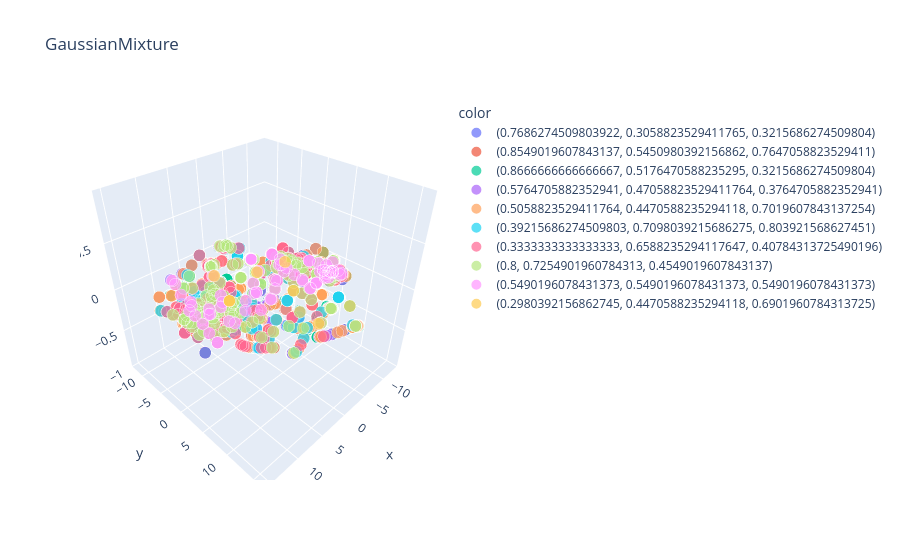

Notebook cell for this chart:
### Markdown cell above
GaussianMixture

{'covariance_type': 'tied', 'init_params': 'k-means++', 'n_components': 14} = 0.005  
{'covariance_type': 'tied', 'init_params': 'k-means++', 'n_components': 17} = 0.013  
{'covariance_type': 'tied', 'init_params': 'k-means++', 'n_components': 20} = 0.025  
{'covariance_type': 'tied', 'init_params': 'k-means++', 'n_components': 23} = 0.025  
{'covariance_type': 'tied', 'init_params': 'k-means++', 'n_components': 50} = 0.065  
{'covariance_type': 'tied', 'init_params': 'k-means++', 'n_components': 70} = 0.06

### Code cell
from sklearn.mixture import GaussianMixture

plot_clusters(X_scaled.toarray(), GaussianMixture, [], {'covariance_type': 'tied', 'init_params': 'k-means++', 'n_components': 50})

### Figure 1 — Plotly figure (JSON) as saved in the notebook; plotly's stock layout.template omitted (floating-point values rounded to 4 significant figures; data arrays with more than 128 entries replaced by an {"elided": "..."} marker saying what was removed)
{"data": [{"hovertemplate": "color=(0.7686274509803922, 0.3058823529411765, 0.3215686274509804)<br>x=%{x}<br>y=%{y}<br>z=%{z}<br>size=%{marker.size}<extra></extra>", "legendgroup": "(0.7686274509803922, 0.3058823529411765, 0.3215686274509804)", "marker": {"color": "#636efa", "size": {"elided": "2620 int values"}, "sizemode": "area", "sizeref": 0.005, "symbol": "circle"}, "mode": "markers", "name": "(0.7686274509803922, 0.3058823529411765, 0.3215686274509804)", "scene": "scene", "showlegend": true, "type": "scatter3d", "x": {"elided": "2620 float values"}, "y": {"elided": "2620 float values"}, "z": {"elided": "2620 float values"}}, {"hovertemplate": "color=(0.8549019607843137, 0.5450980392156862, 0.7647058823529411)<br>x=%{x}<br>y=%{y}<br>z=%{z}<br>size=%{marker.size}<extra></extra>", "legendgroup": "(0.8549019607843137, 0.5450980392156862, 0.7647058823529411)", "marker": {"color": "#EF553B", "size": {"elided": "8364 int values"}, "sizemode": "area", "sizeref": 0.005, "symbol": "circle"}, "mode": "markers", "name": "(0.8549019607843137, 0.5450980392156862, 0.7647058823529411)", "scene": "scene", "showlegend": true, "type": "scatter3d", "x": {"elided": "8364 float values"}, "y": {"elided": "8364 float values"}, "z": {"elided": "8364 float values"}}, {"hovertemplate": "color=(0.8666666666666667, 0.5176470588235295, 0.3215686274509804)<br>x=%{x}<br>y=%{y}<br>z=%{z}<br>size=%{marker.size}<extra></extra>", "legendgroup": "(0.8666666666666667, 0.5176470588235295, 0.3215686274509804)", "marker": {"color": "#00cc96", "size": {"elided": "6974 int values"}, "sizemode": "area", "sizeref": 0.005, "symbol": "circle"}, "mode": "markers", "name": "(0.8666666666666667, 0.5176470588235295, 0.3215686274509804)", "scene": "scene", "showlegend": true, "type": "scatter3d", "x": {"elided": "6974 float values"}, "y": {"elided": "6974 float values"}, "z": {"elided": "6974 float values"}}, {"hovertemplate": "color=(0.5764705882352941, 0.47058823529411764, 0.3764705882352941)<br>x=%{x}<br>y=%{y}<br>z=%{z}<br>size=%{marker.size}<extra></extra>", "legendgroup": "(0.5764705882352941, 0.47058823529411764, 0.3764705882352941)", "marker": {"color": "#ab63fa", "size": {"elided": "1111 int values"}, "sizemode": "area", "sizeref": 0.005, "symbol": "circle"}, "mode": "markers", "name": "(0.5764705882352941, 0.47058823529411764, 0.3764705882352941)", "scene": "scene", "showlegend": true, "type": "scatter3d", "x": {"elided": "1111 float values"}, "y": {"elided": "1111 float values"}, "z": {"elided": "1111 float values"}}, {"hovertemplate": "color=(0.5058823529411764, 0.4470588235294118, 0.7019607843137254)<br>x=%{x}<br>y=%{y}<br>z=%{z}<br>size=%{marker.size}<extra></extra>", "legendgroup": "(0.5058823529411764, 0.4470588235294118, 0.7019607843137254)", "marker": {"color": "#FFA15A", "size": {"elided": "1050 int values"}, "sizemode": "area", "sizeref": 0.005, "symbol": "circle"}, "mode": "markers", "name": "(0.5058823529411764, 0.4470588235294118, 0.7019607843137254)", "scene": "scene", "showlegend": true, "type": "scatter3d", "x": {"elided": "1050 float values"}, "y": {"elided": "1050 float values"}, "z": {"elided": "1050 float values"}}, {"hovertemplate": "color=(0.39215686274509803, 0.7098039215686275, 0.803921568627451)<br>x=%{x}<br>y=%{y}<br>z=%{z}<br>size=%{marker.size}<extra></extra>", "legendgroup": "(0.39215686274509803, 0.7098039215686275, 0.803921568627451)", "marker": {"color": "#19d3f3", "size": {"elided": "213 int values"}, "sizemode": "area", "sizeref": 0.005, "symbol": "circle"}, "mode": "markers", "name": "(0.39215686274509803, 0.7098039215686275, 0.803921568627451)", "scene": "scene", "showlegend": true, "type": "scatter3d", "x": {"elided": "213 float values"}, "y": {"elided": "213 float values"}, "z": {"elided": "213 float values"}}, {"hovertemplate": "color=(0.3333333333333333, 0.6588235294117647, 0.40784313725490196)<br>x=%{x}<br>y=%{y}<br>z=%{z}<br>size=%{marker.size}<extra></extra>", "legendgroup": "(0.3333333333333333, 0.6588235294117647, 0.40784313725490196)", "marker": {"color": "#FF6692", "size": {"elided": "358 int values"}, "sizemode": "area", "sizeref": 0.005, "symbol": "circle"}, "mode": "markers", "name": "(0.3333333333333333, 0.6588235294117647, 0.40784313725490196)", "scene": "scene", "showlegend": true, "type": "scatter3d", "x": {"elided": "358 float values"}, "y": {"elided": "358 float values"}, "z": {"elided": "358 float values"}}, {"hovertemplate": "color=(0.8, 0.7254901960784313, 0.4549019607843137)<br>x=%{x}<br>y=%{y}<br>z=%{z}<br>size=%{marker.size}<extra></extra>", "legendgroup": "(0.8, 0.7254901960784313, 0.4549019607843137)", "marker": {"color": "#B6E880", "size": {"elided": "223 int values"}, "sizemode": "area", "sizeref": 0.005, "symbol": "circle"}, "mode": "markers", "name": "(0.8, 0.7254901960784313, 0.4549019607843137)", "scene": "scene", "showlegend": true, "type": "scatter3d", "x": {"elided": "223 float values"}, "y": {"elided": "223 float values"}, "z": {"elided": "223 float values"}}, {"hovertemplate": "color=(0.5490196078431373, 0.5490196078431373, 0.5490196078431373)<br>x=%{x}<br>y=%{y}<br>z=%{z}<br>size=%{marker.size}<extra></extra>", "legendgroup": "(0.5490196078431373, 0.5490196078431373, 0.5490196078431373)", "marker": {"color": "#FF97FF", "size": [2, 2, 2, 2, 2, 2, 2, 2, 2, 2, 2, 2, 2, 2, 2, 2, 2, 2, 2, 2, 2, 2, 2, 2, 2, 2, 2, 2, 2, 2, 2, 2, 2, 2, 2, 2, 2, 2, 2, 2, 2, 2, 2, 2, 2, 2, 2, 2, 2, 2, 2, 2, 2, 2, 2, 2, 2, 2, 2, 2, 2, 2, 2, 2, 2, 2, 2, 2, 2, 2, 2, 2, 2, 2, 2, 2, 2, 2, 2], "sizemode": "area", "sizeref": 0.005, "symbol": "circle"}, "mode": "markers", "name": "(0.5490196078431373, 0.5490196078431373, 0.5490196078431373)", "scene": "scene", "showlegend": true, "type": "scatter3d", "x": [-9.423, 11.68, 6.322, -3.326, -9.881, -7.437, 2.332, 13.0, 13.01, -5.433, -8.722, -9.603, 10.66, -8.469, -1.748, -8.236, -4.852, -8.848, -5.265, 3.914, 4.684, -9.288, -1.806, -3.374, -6.721, 1.982, 8.042, -5.521, -9.332, -9.323, 10.06, -6.531, -9.42, 2.066, -9.602, -3.293, 11.55, 2.65, -4.697, -11.68, 10.18, -7.866, -8.863, -6.713, 10.19, 9.199, -1.84, -3.287, -7.772, 2.272, 7.206, -5.449, -9.652, 9.003, 12.6, -3.374, -10.49, -3.807, 6.249, 9.471, 4.672, 10.24, 9.288, -4.379, -8.837, -4.469, 8.923, -3.835, -3.265, -9.557, -5.509, -10.34, -5.409, -0.1596, 1.071, 12.04, 8.975, -9.367, -10.08], "y": [1.263, -0.3537, -1.452, -5.485, 2.715, 6.022, 1.518, 5.687, 5.72, 5.991, 5.516, 5.694, -2.424, 5.247, -2.155, 4.377, 2.26, 4.527, -1.218, -5.999, 1.898, 5.81, 1.201, -5.523, -4.169, 4.111, 0.5682, -1.033, 5.387, 5.382, 0.7665, -2.23, 1.274, 4.039, 5.761, -5.44, -1.783, 1.484, 3.985, 4.069, -3.297, 6.285, 4.516, -4.196, -5.432, -8.131, 1.542, -5.454, 5.721, 1.53, -0.08215, 5.956, 6.989, 4.432, 3.647, -5.382, 6.129, 6.201, 3.449, -0.1914, 4.839, 0.6821, 3.635, 0.5762, 4.524, 4.225, -9.235, 6.204, -5.32, 5.796, 5.928, 3.911, 0.1923, 2.768, -0.4094, 1.664, -9.538, 5.366, 7.022], "z": [0.0, 0.0, 0.0, 0.0, 0.0, 0.0, 0.0, 0.0, 0.0, 0.0, 0.0, 0.0, 0.0, 0.0, 0.0, 0.0, 0.0, 0.0, 0.0, 0.0, 0.0, 0.0, 0.0, 0.0, 0.0, 0.0, 0.0, 0.0, 0.0, 0.0, 0.0, 0.0, 0.0, 0.0, 0.0, 0.0, 0.0, 0.0, 0.0, 0.0, 0.0, 0.0, 0.0, 0.0, 0.0, 0.0, 0.0, 0.0, 0.0, 0.0, 0.0, 0.0, 0.0, 0.0, 0.0, 0.0, 0.0, 0.0, 0.0, 0.0, 0.0, 0.0, 0.0, 0.0, 0.0, 0.0, 0.0, 0.0, 0.0, 0.0, 0.0, 0.0, 0.0, 0.0, 0.0, 0.0, 0.0, 0.0, 0.0]}, {"hovertemplate": "color=(0.2980392156862745, 0.4470588235294118, 0.6901960784313725)<br>x=%{x}<br>y=%{y}<br>z=%{z}<br>size=%{marker.size}<extra></extra>", "legendgroup": "(0.2980392156862745, 0.4470588235294118, 0.6901960784313725)", "marker": {"color": "#FECB52", "size": [2, 2, 2, 2, 2, 2, 2, 2], "sizemode": "area", "sizeref": 0.005, "symbol": "circle"}, "mode": "markers", "name": "(0.2980392156862745, 0.4470588235294118, 0.6901960784313725)", "scene": "scene", "showlegend": true, "type": "scatter3d", "x": [3.8, 1.477, 6.316, 6.31, -1.686, -6.525, 6.313, -1.376], "y": [-5.892, 12.06, 0.3513, 0.3509, 4.904, -1.16, 0.3405, -2.131], "z": [0.0, 0.0, 0.0, 0.0, 0.0, 0.0, 0.0, 0.0]}], "layout": {"legend": {"itemsizing": "constant", "title": {"text": "color"}, "tracegroupgap": 0}, "scene": {"domain": {"x": [0, 1], "y": [0, 1]}, "xaxis": {"title": {"text": "x"}}, "yaxis": {"title": {"text": "y"}}, "zaxis": {"title": {"text": "z"}}}, "title": {"text": "GaussianMixture"}}}
